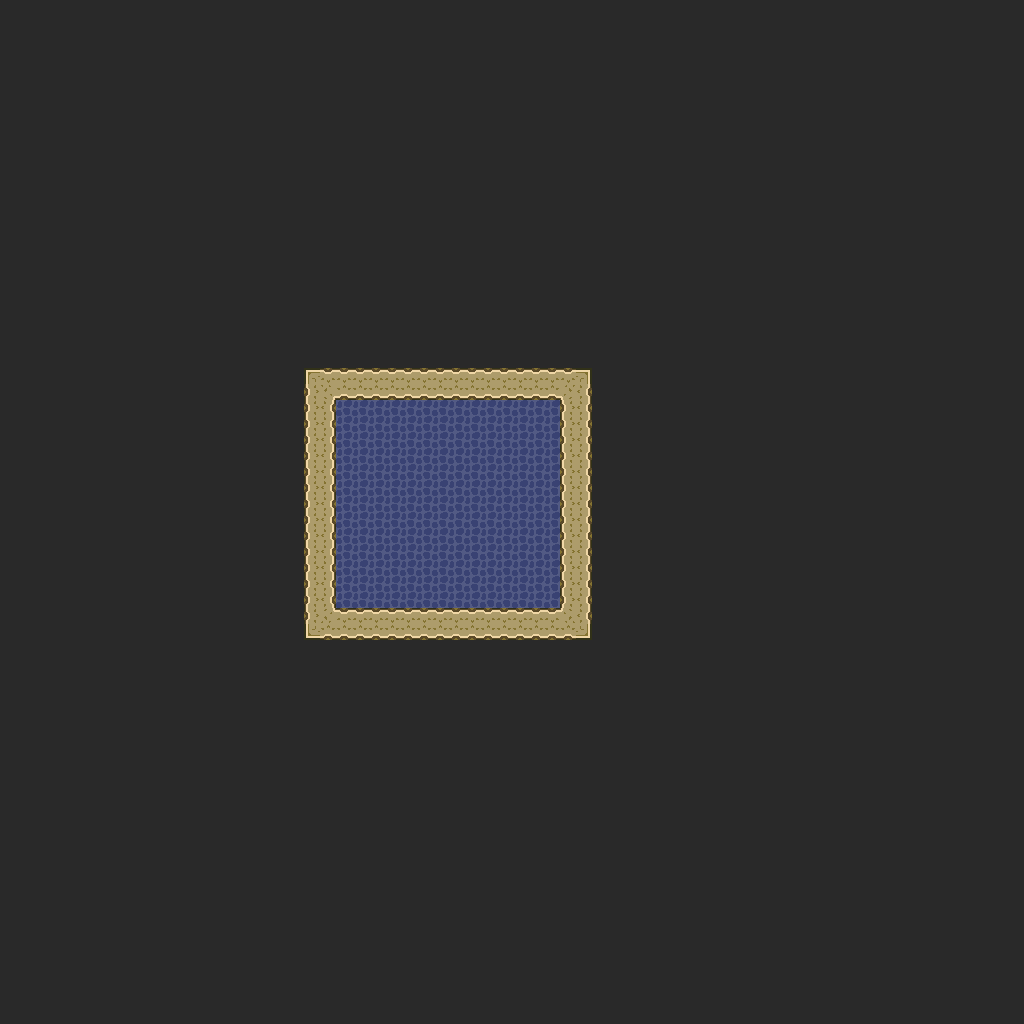

The image is a tile-based game level rendered from a .tmx file. Its description and source (layers, tilesets, objects; grid data summarised) follow:
An orthogonal 64x64 tile map with 16x16 px tiles, 1 tile layer (base), 1 hidden layer not drawn and 2 objects.

<map version="1.10" tiledversion="1.12.1" orientation="orthogonal" renderorder="right-down" width="64" height="64" tilewidth="16" tileheight="16" infinite="0" nextlayerid="3" nextobjectid="3">
 <tileset firstgid="1" source="../classiciphone_pics4.tsx" />
 <layer id="1" name="base" width="64" height="64">
  <data>[4096 cells, 4096 non-empty, 14 distinct tile ids]</data>
 </layer>
 <layer id="2" name="collision" width="64" height="64" visible="0">
  <properties><property name="collision" value="true" /></properties>
  <data>[4096 cells, 3914 non-empty, 1 distinct tile ids]</data>
 </layer>
 <objectgroup id="3" name="npcs">
  <object id="1" x="416.0" y="480.0" width="16" height="16">
   <properties>
    <property name="script" type="string">-- Auto-converted from GraalScript
-- if (playerchats) {
-- if (strequals(#g,Game Coordinator)) {
-- if (strequals(#c,warp)) {
-- for (i=0;i&lt;playerscount;i++) {
-- with (players[i]) setlevel2 gc_ctf_small_01.nw,33.5,13;
end
end
end
end
-- [CLIENT-SIDE — server no-op]
-- if (playerenters) {
-- setplayerprop #P9,classic_gc_ctf_teamflag.gani;
-- setplayerprop #P(10),B;
-- 
-- if (strequals(#g,Game Coordinator)) {
-- say2 Commands:
-- #bWarp-warps blue team
-- #bto their base.;
-- }
-- }</property>
   </properties>
  </object>
  <object id="2" x="0.0" y="0.0" width="16" height="16">
   <properties>
    <property name="script" type="string">-- Auto-converted from GraalScript
joinResource("level_nopk")
-- if (playerleaves) {
-- if (!startswith(gc_ctf_,#F)) {
-- setplayerprop #P9,;
-- setplayerprop #P(10),;
-- if (strequals(#s(serverr.gc_ctf_redflag,1),#a)) {
-- setstring serverr.gc_ctf_redflag,0,"";
end
-- if (strequals(#s(serverr.gc_ctf_blueflag,1),#a)) {
-- setstring serverr.gc_ctf_blueflag,0,"";
end
end
end
end</property>
   </properties>
  </object>
 </objectgroup>
</map>
